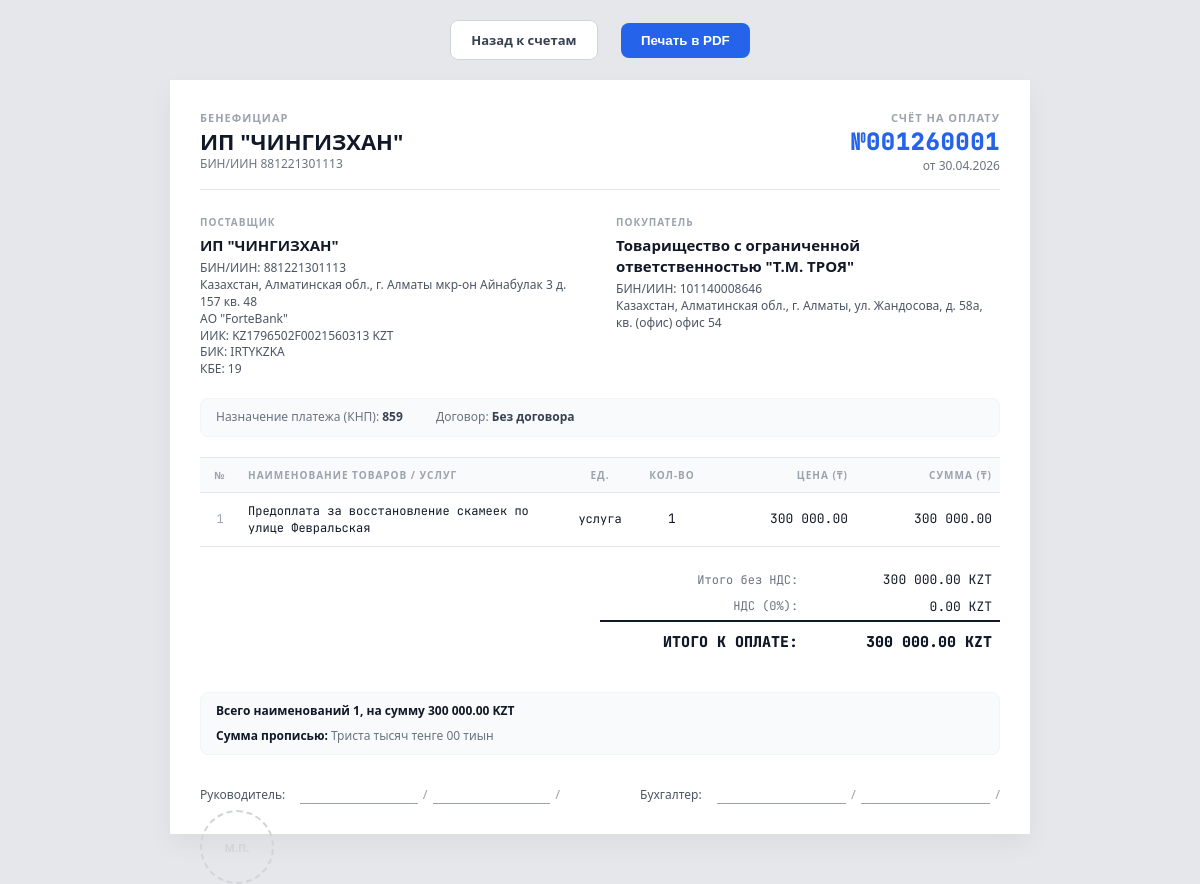
The page /print/001260001 on the database its author committed.
### tables this page shows
CREATE TABLE settings (key TEXT PRIMARY KEY, value TEXT);

CREATE TABLE invoices (id TEXT PRIMARY KEY, client_id TEXT, date TEXT, subtotal REAL, vat_rate REAL, vat_amount REAL, total REAL, status INTEGER DEFAULT 0, knp TEXT DEFAULT "859", markup REAL DEFAULT 0);

CREATE TABLE clients (id TEXT PRIMARY KEY, name TEXT, bin TEXT, contact TEXT, address TEXT);

CREATE TABLE invoice_items (id INTEGER PRIMARY KEY AUTOINCREMENT, invoice_id TEXT, item TEXT, unit TEXT, qty REAL, price REAL, total REAL);

### app.py (the view)
@app.route('/print/<id>')
def print_invoice(id):
    with sqlite3.connect(DB_NAME) as conn:
        c = conn.cursor()
        inv = c.execute("SELECT id, client_id, date, subtotal, vat_rate, vat_amount, total, status, knp FROM invoices WHERE id=?", (id,)).fetchone()
        items = c.execute("SELECT * FROM invoice_items WHERE invoice_id=?", (id,)).fetchall()
        client = c.execute("SELECT * FROM clients WHERE id=?", (inv[1],)).fetchone()
        s = {r[0]: r[1] for r in c.execute("SELECT * FROM settings").fetchall()}
    return render_template('print_invoice.html', inv=inv, items=items, client=client, s=s, sum_words=num2words_ru(inv[6]))

### templates/print_invoice.html (shortened to what this page needs)
<!DOCTYPE html>
<html lang="ru">
<head>
</head>
<body>
    <div class="no-print">
        <a href="/invoices" class="btn">Назад к счетам</a>
        <button onclick="window.print()" class="btn btn-primary">Печать в PDF</button>
    </div>
    <div class="container">
        <div class="header">
            <div class="header-left">
                <div class="doc-type">Бенефициар</div>
                <div class="company-name">{{ s.company_name }}</div>
                <div class="company-details">БИН/ИИН {{ s.company_bin }}</div>
            </div>
            <div class="header-right">
                <div class="doc-type">Счёт на оплату</div>
                <div class="doc-number">№{{ inv[0] }}</div>
                <div class="doc-date">от {{ inv[2] }}</div>
            </div>
        </div>
        <div class="parties">
            <div class="party">
                <div class="party-label">Поставщик</div>
                <div class="party-name">{{ s.company_name }}</div>
                <div class="party-details">
                    БИН/ИИН: {{ s.company_bin }}<br>
                    {{ s.company_address }}<br>
                    {{ s.company_bank }}<br>
                    ИИК: {{ s.company_iban }}<br>
                    БИК: {{ s.company_bik }}<br>
                    КБЕ: {{ s.company_kbe }}
                </div>
            </div>
            <div class="party">
                <div class="party-label">Покупатель</div>
                <div class="party-name">{{ client[1] }}</div>
                <div class="party-details">
                    БИН/ИИН: {{ client[2] }}<br>
                    {{ client[4] }}
                </div>
            </div>
        </div>
        <div class="info-box">
            <span style="display: inline-block; margin-right: 30px;"><span style="color: #6b7280;">Назначение платежа (КНП):</span> <strong>{{ inv[8] }}</strong></span>
            <span style="display: inline-block;"><span style="color: #6b7280;">Договор:</span> <strong>Без договора</strong></span>
        </div>
        <table>
            <thead>
                <tr>
                    <th style="width: 5%;" class="text-center">№</th>
                    <th>Наименование товаров / услуг</th>
                    <th style="width: 8%;" class="text-center">Ед.</th>
                    <th style="width: 10%;" class="text-center">Кол-во</th>
                    <th style="width: 18%;" class="text-right">Цена (₸)</th>
                    <th style="width: 18%;" class="text-right">Сумма (₸)</th>
                </tr>
            </thead>
            <tbody>
                {% for item in items %}
                <tr>
                    <td class="text-center col-num">{{ loop.index }}</td>
                    <td class="item-name">{{ item[2] }}</td>
                    <td class="text-center item-name">{{ item[3] }}</td>
                    <td class="text-center">{{ '{:g}'.format(item[4]) }}</td>
                    <td class="text-right">{{ '{:,.2f}'.format(item[5]).replace(',', ' ') }}</td>
                    <td class="text-right">{{ '{:,.2f}'.format(item[6]).replace(',', ' ') }}</td>
                </tr>
                {% endfor %}
            </tbody>
        </table>
        <div class="totals-wrapper">
            <table class="totals-table">
                <tr>
                    <td class="text-right label-cell" style="color: #6b7280;">Итого без НДС:</td>
                    <td class="text-right">{{ '{:,.2f}'.format(inv[3]).replace(',', ' ') }} KZT</td>
                </tr>
                <tr>
                    <td class="text-right label-cell" style="color: #6b7280;">НДС ({{ '{:g}'.format(inv[4]) }}%):</td>
                    <td class="text-right">{{ '{:,.2f}'.format(inv[5]).replace(',', ' ') }} KZT</td>
                </tr>
                <tr class="total-row">
                    <td class="text-right label-cell">Итого к оплате:</td>
                    <td class="text-right">{{ '{:,.2f}'.format(inv[6]).replace(',', ' ') }} KZT</td>
                </tr>
            </table>
        </div>
        <div class="info-box" style="margin-bottom: 20px;">
            <div style="margin-bottom: 8px; color: #111827; font-weight: bold;">
                Всего наименований {{ items|length }}, на сумму {{ '{:,.2f}'.format(inv[6]).replace(',', ' ') }} KZT
            </div>
            <div>
                <span style="color: #111827; font-weight: 800;">Сумма прописью:</span> <span style="color: #6b7280;">{{ sum_words }}</span>
            </div>
        </div>
        <div class="signatures">
            <div class="sig-box">
                <span class="sig-label">Руководитель:</span>
                <div class="sig-line"></div>
                <span style="color: #9ca3af;">/</span>
                <div class="sig-line"></div>
                <span style="color: #9ca3af;">/</span>
            </div>
            <div class="sig-box">
                <span class="sig-label">Бухгалтер:</span>
                <div class="sig-line"></div>
                <span style="color: #9ca3af;">/</span>
                <div class="sig-line"></div>
                <span style="color: #9ca3af;">/</span>
            </div>
            <div class="mp-circle">М.П.</div>
        </div>
    </div>
</body>
</html>

### rows shown on the page
settings: company_name "ИП \"ЧИНГИЗХАН\""
settings: company_bin "881221301113"
invoices: id "001260001", date "30.04.2026", knp "859", subtotal "300 000.00", vat_rate "0", vat_amount "0.00", total "300 000.00"
settings: company_address "Казахстан, Алматинская обл., г. Алматы мкр-он Айнабулак 3 д. 157 кв. 48"
settings: company_bank "АО \"ForteBank\""
settings: company_iban "KZ1796502F0021560313 KZT"
settings: company_bik "IRTYKZKA"
settings: company_kbe "19"
clients: name "Товарищество с ограниченной ответственностью \"Т.М. ТРОЯ\"", bin "101140008646", address "Казахстан, Алматинская обл., г. Алматы, ул. Жандосова, д. 58а, кв. (офис) офис 54"
invoice_items: item "Предоплата за восстановление скамеек по улице Февральская", unit "услуга", qty "1", price "300 000.00", total "300 000.00"

### other values the page prints
{{ items|length }} "1"
{{ sum_words }} "Триста тысяч тенге 00 тиын"
